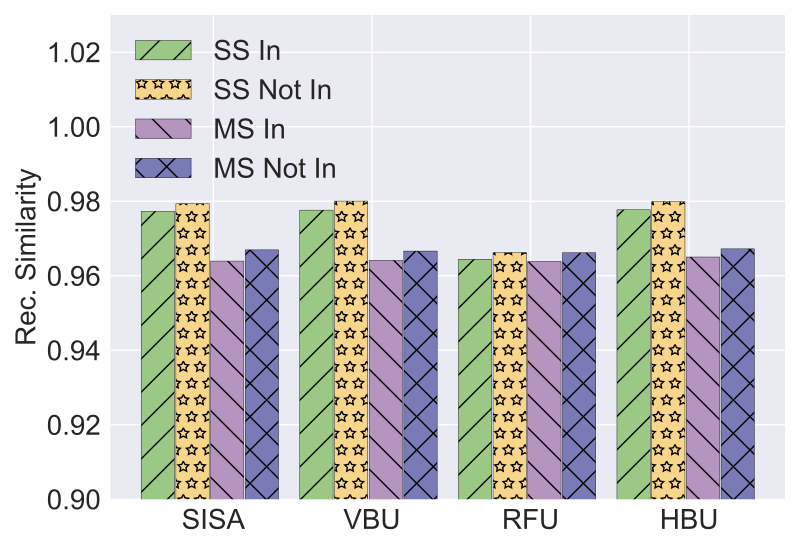

Reproduce this figure in Python.
import matplotlib.pyplot as plt
import numpy as np

# user num = 50
labels = ['SISA', 'VBU', 'RFU', 'HBU']
#unl_fr = [10*10*0.22 *5, 10*10*0.22*5, 10*10*0.22 *5, 10*10*0.22*5 , 10*10*0.22*5  , 10*10*0.22*5  ]

unl_ss_in = [0.977335  , 0.97762 , 0.964420 , 0.977701 ]
unl_ss_not_in = [0.979339   , 0.98005    , 0.966258     , 0.979951]


unl_ms_in = [0.96394     , 0.9641662   , 0.963810 , 0.965032]
unl_ms_not_in = [0.9669511   , 0.96662 , 0.9661702  , 0.9672170]


sisa_unl = [0.977335, 0.979339, 0.96394, 0.9669511]
vbu_unl = [0.97762, 0.98005, 0.9641662, 0.96662]
rfu_unl = [0.964420, 0.966258, 0.963810, 0.9661702]
hbu_unl = [0.977701, 0.979951, 0.965032,  0.9672170]

x = np.arange(len(labels))  # the label locations
width = 0.7  # the width of the bars
# no_noise = np.around(no_noise,0)
# samping = np.around(samping,0)
# ldp = np.around(ldp,0)

# plt.style.use('bmh')

plt.style.use('seaborn')

plt.figure()
#plt.subplots(figsize=(8, 5.3))
#plt.bar(x - width / 2 - width / 8 + width / 8, unl_fr, width=0.168, label='Retrain', color='dodgerblue', hatch='/')
plt.bar(x - width / 2 - width / 8 + width / 8 , unl_ss_in,   width=0.21, label='SS In', color='#9BC985', edgecolor='black', hatch='/')
plt.bar(x - width / 8 - width / 16,  unl_ss_not_in, width=0.21, label='SS Not In', color='#F7D58B', edgecolor='black', hatch='*')
plt.bar(x + width / 8, unl_ms_in, width=0.21, label='MS In', color='#B595BF',edgecolor='black', hatch='\\')
plt.bar( x + width / 2 - width / 8 + width / 16, unl_ms_not_in, width=0.21, label='MS Not In', color='#797BB7', edgecolor='black', hatch='x')



# plt.bar(x - width / 2.5 ,  unl_br, width=width/3, label='VBU', color='orange', hatch='\\')
# plt.bar(x,unl_self_r, width=width/3, label='RFU-SS', color='g', hatch='x')
# plt.bar(x + width / 2.5,  unl_hess_r, width=width/3, label='HBU', color='tomato', hatch='-')


# Add some text for labels, title and custom x-axis tick labels, etc.
plt.ylabel('Rec. Similarity', fontsize=20)
# ax.set_title('Performance of Different Users n')
plt.xticks(x, labels, fontsize=20)
# ax.set_xticklabels(labels,fontsize=15)

my_y_ticks = np.arange(0.9, 1.03, 0.02)
plt.yticks(my_y_ticks, fontsize=20)
plt.ylim(0.9,1.03)
# ax.set_yticklabels(my_y_ticks,fontsize=15)

# Set the background of the axes, which is the area of the plot, to grey
# plt.gca().set_facecolor('grey')

# Set the grid with white color and a specific linestyle and linewidth
# plt.grid(color='white', linestyle='-', linewidth=0.5)

# plt.grid(axis='y')

plt.legend(loc='upper left', fontsize=20)
# plt.xlabel('$\it{ESS}$' ,fontsize=20)
# ax.bar_label(rects1, padding=1)
# ax.bar_label(rects2, padding=3)
# ax.bar_label(rects3, padding=3)

plt.tight_layout()

plt.rcParams['figure.figsize'] = (2.0, 1)
plt.rcParams['image.interpolation'] = 'nearest'
plt.rcParams['figure.subplot.left'] = 0.11
plt.rcParams['figure.subplot.bottom'] = 0.08
plt.rcParams['figure.subplot.right'] = 0.977
plt.rcParams['figure.subplot.top'] = 0.969
plt.savefig('celeba_rec_mse_unl_analysis_bar.pdf', format='pdf', dpi=200)
plt.show()
